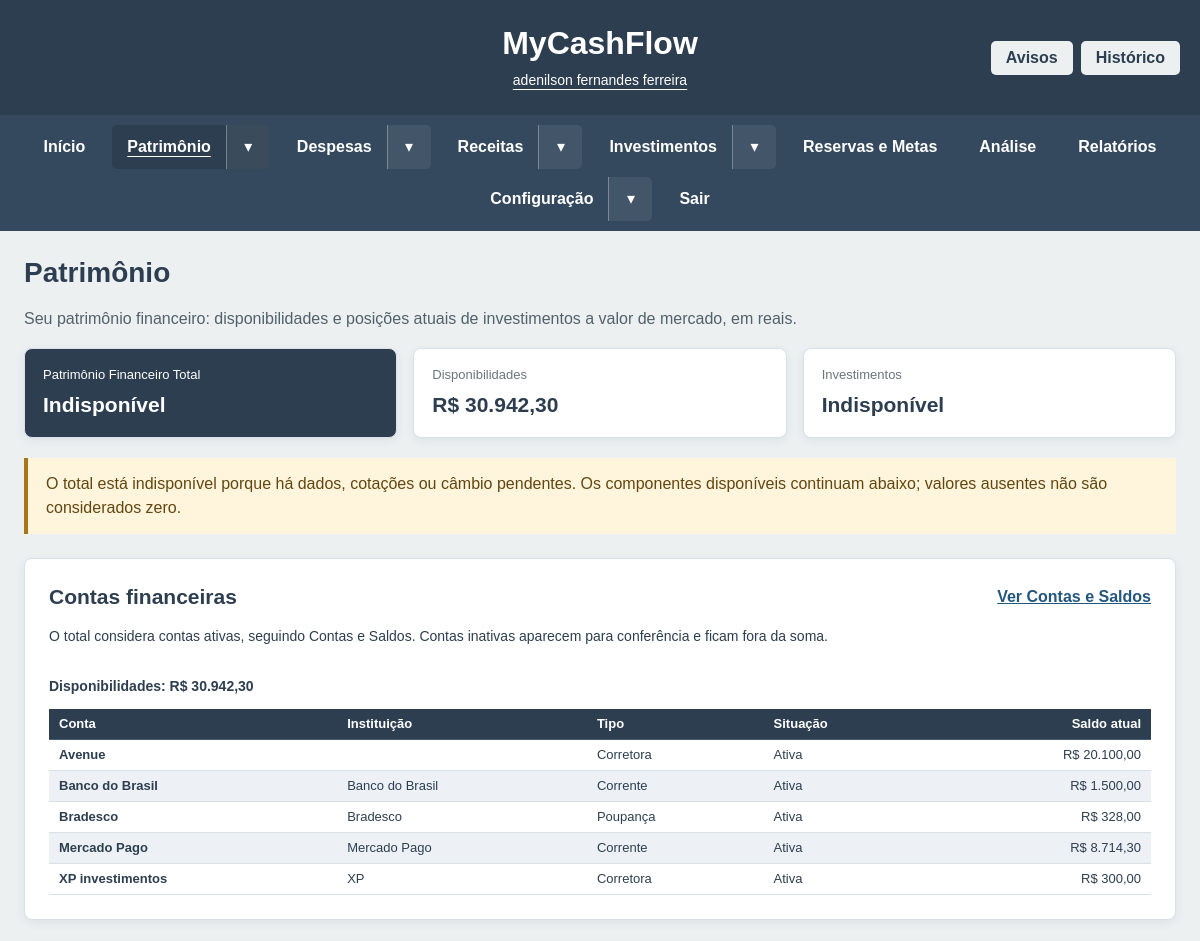
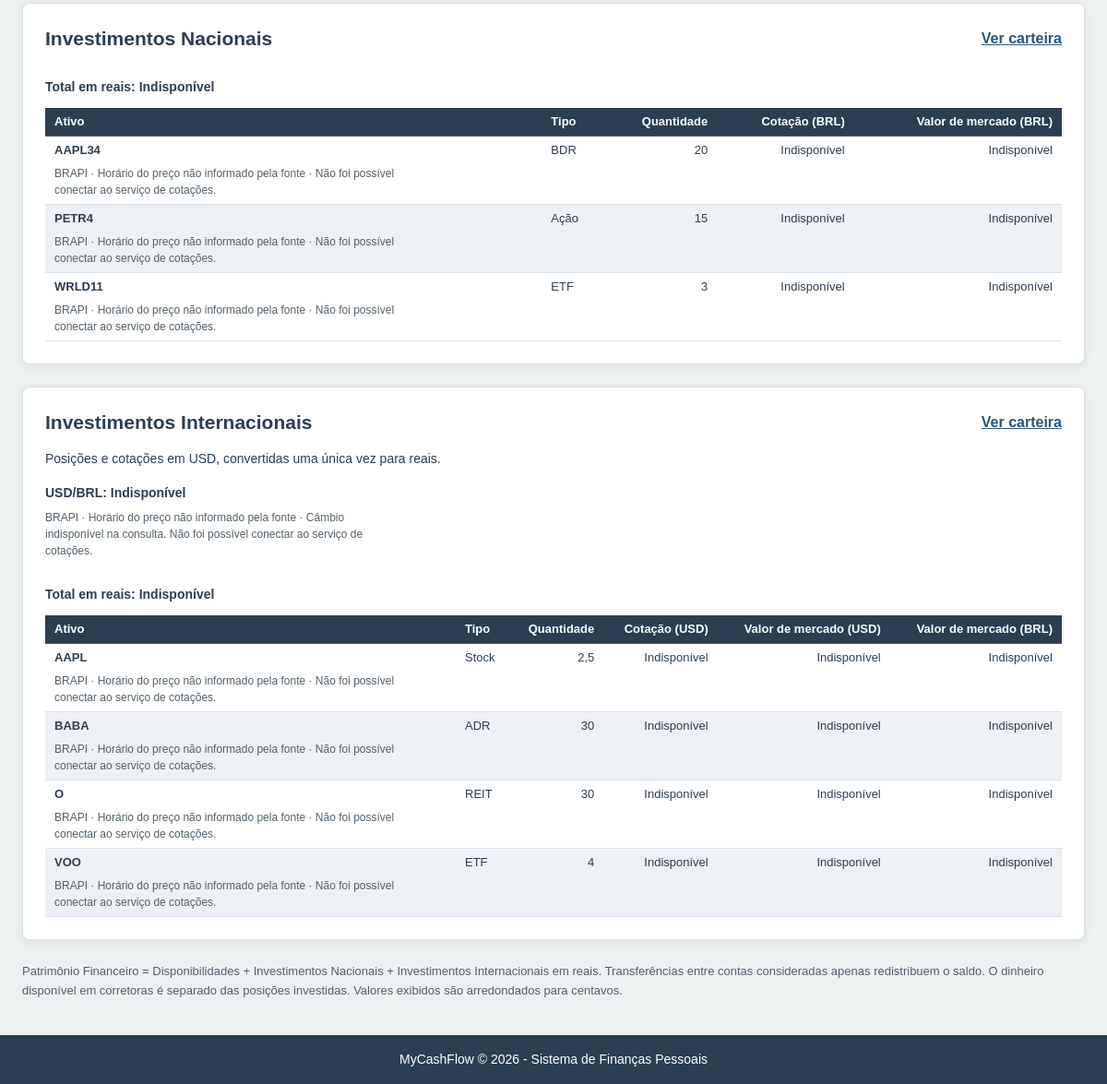
/views/patrimonio.php (signed in), run on the app's committed database (2 pictures, top to bottom).
### tables this page shows
CREATE TABLE `contas_financeiras` (
  `id` int(11) NOT NULL,
  `usuario_id` int(11) NOT NULL,
  `nome` varchar(100) NOT NULL,
  `instituicao` varchar(100) DEFAULT NULL,
  `icone` varchar(255) DEFAULT NULL,
  `tipo` enum('corrente','poupanca','carteira','corretora','outros') NOT NULL,
  `saldo_inicial` decimal(15,2) NOT NULL DEFAULT 0.00,
  `data_saldo_inicial` date NOT NULL,
  `ativa` tinyint(1) NOT NULL DEFAULT 1,
  `criado_em` timestamp NOT NULL DEFAULT current_timestamp(),
  `atualizado_em` timestamp NOT NULL DEFAULT current_timestamp() ON UPDATE current_timestamp()
);

CREATE TABLE `investimentos_nacionais` (
  `id` int(11) NOT NULL,
  `usuario_id` int(11) NOT NULL,
  `ticker` varchar(10) NOT NULL,
  `tipo_ativo` enum('acao','fii','etf','bdr') NOT NULL,
  `quantidade` int(11) NOT NULL,
  `valor_unitario` decimal(10,2) NOT NULL,
  `data` date NOT NULL,
  `valor_mercado` decimal(15,2) DEFAULT NULL,
  `logo` varchar(255) DEFAULT NULL,
  `criado_em` timestamp NOT NULL DEFAULT current_timestamp(),
  `tipo_operacao` enum('compra','venda') NOT NULL
);

CREATE TABLE `investimentos_internacionais` (
  `id` int(11) NOT NULL,
  `usuario_id` int(11) NOT NULL,
  `ticker` varchar(20) NOT NULL,
  `tipo_ativo` enum('stock','etf','reit','adr','cripto') NOT NULL,
  `quantidade` decimal(22,8) NOT NULL,
  `valor_unitario` decimal(22,8) NOT NULL,
  `valor_investido` decimal(24,8) NOT NULL,
  `data` date NOT NULL,
  `valor_mercado` decimal(22,8) DEFAULT NULL,
  `logo` varchar(500) DEFAULT NULL,
  `criado_em` timestamp NOT NULL DEFAULT current_timestamp(),
  `tipo_operacao` enum('compra','venda') NOT NULL
);

### includes/saldos_consulta.php (called while the page is built, shortened)
<?php
function saldosListarContas($conn, $usuario_id) {
$contas = [];
$stmt = $conn->prepare("
    SELECT
        cf.id,
        cf.nome,
        cf.instituicao,
        cf.icone,
        cf.tipo,
        cf.saldo_inicial,
        cf.data_saldo_inicial,
        cf.ativa,
        COUNT(mf.id) AS quantidade_movimentacoes,
        cf.saldo_inicial +
        COALESCE(
            SUM(
                CASE
                    WHEN mf.data < cf.data_saldo_inicial THEN 0
                    WHEN mf.tipo IN (
                        'entrada',
                        'transferencia_entrada'
                    ) THEN mf.valor
                    WHEN mf.tipo IN (
                        'saida',
                        'transferencia_saida'
                    ) THEN -mf.valor
                    ELSE 0
                END
            ),
            0
        ) AS saldo_atual
    FROM contas_financeiras cf
    LEFT JOIN movimentacoes_financeiras mf
        ON mf.conta_id = cf.id
        AND mf.usuario_id = cf.usuario_id
    WHERE cf.usuario_id = ?
    GROUP BY
        cf.id,
        cf.nome,
        cf.instituicao,
        cf.icone,
        cf.tipo,
        cf.saldo_inicial,
        cf.data_saldo_inicial,
        cf.ativa
    ORDER BY
        cf.ativa DESC,
        cf.nome ASC
");
$stmt->bind_param('i', $usuario_id);
$stmt->execute();
$resultado = $stmt->get_result();
while ($row = $resultado->fetch_assoc()) {
    $contas[] = $row;
}
return $contas;
}

### includes/patrimonio_calculo.php (called while the page is built, shortened)
<?php
require_once __DIR__ . '/carteiras_posicoes.php';
require_once __DIR__ . '/saldos_consulta.php';
require_once __DIR__ . '/mercado_api.php';
function patrimonioSomar($a, $b) {
    return $a === null || $b === null ? null : bcadd((string)$a, (string)$b, 24);
}
function patrimonioDisponibilidades(array $contas) {
    $total = '0';
    foreach ($contas as $conta) {
        if ((int)$conta['ativa'] === 1) {
            $total = patrimonioSomar($total, $conta['saldo_atual']);
        }
    }
    return $total;
}
function patrimonioOperacoes($conn, $usuario_id, $nacional) {
    $tabela = $nacional ? 'investimentos_nacionais' : 'investimentos_internacionais';
    $stmt = $conn->prepare("SELECT id, ticker, tipo_ativo, quantidade,
        valor_unitario, data, tipo_operacao, logo FROM $tabela
        WHERE usuario_id = ? ORDER BY data, id");
    $stmt->bind_param('i', $usuario_id);
    $stmt->execute();
    $operacoes = $stmt->get_result()->fetch_all(MYSQLI_ASSOC);
    return $operacoes;
}
function patrimonioAvaliar(array $posicoes, array $cotacoes, $nacional, $cambio = null) {
    $total = '0';
    foreach ($posicoes as &$p) {
        $p['api'] = $cotacoes[$p['ticker'].'|'.$p['tipo_ativo']] ?? (($p['tipo_ativo']??'')==='cripto' ? null : ($cotacoes[$p['ticker']] ?? null));
        $preco = $p['api']['price'] ?? null;
        $p['valor_origem'] = $preco === null ? null
            : bcmul((string)$preco, (string)$p['quantidade_total'], 24);
        $p['valor_brl'] = $nacional ? $p['valor_origem']
            : ($p['valor_origem'] === null || $cambio === null ? null
                : bcmul($p['valor_origem'], (string)$cambio, 24));
        $total = patrimonioSomar($total, $p['valor_brl']);
    }
    return ['posicoes' => $posicoes, 'total' => $total];
}
function patrimonioCarteira($conn, $usuario_id, $nacional, $api) {
    $operacoes = patrimonioOperacoes($conn, $usuario_id, $nacional);
    $posicoes = $nacional ? acoesConsolidar($operacoes) : internacionalConsolidar($operacoes);
    $cotacoes = [];
    $cambio = null;
    if ($posicoes) {
        $cotacoes = mercadoCotacoesPosicoes($posicoes, $nacional ? 'BRL' : 'USD', $api);
        if (!$nacional) {
            $cambio = $api->fx()['USD'] ?? null;
        }
    }
    $resultado = patrimonioAvaliar($posicoes, $cotacoes, $nacional, $cambio['price'] ?? null);
    $resultado['cambio'] = $cambio;
    return $resultado;
}

### includes/mercado_api.php (called while the page is built, shortened)
<?php
function mercadoLegenda($q) {
    $parts=[$q['source']];
    if ($q['market_time']) $parts[]='Preço de '.(new DateTimeImmutable('@'.$q['market_time']))
        ->setTimezone(new DateTimeZone('America/Sao_Paulo'))->format('d/m/Y H:i').' (Brasília)';
    else $parts[]='Horário do preço não informado pela fonte';
    if ($q['price']===null) $parts[]=$q['error'] ?: 'Preço indisponível';
    elseif ($q['stale']) $parts[]='Última consulta disponível; atualização pendente';
    return implode(' · ',$parts);
}

### includes/carteiras_posicoes.php (called while the page is built, shortened)
<?php
function internacionalQuantidade($v) {
    $v = (string)$v;
    if (strpos($v, '.') !== false) {
        $v = rtrim(rtrim($v, '0'), '.');
    }
    return str_replace('.', ',', $v);
}

### views/patrimonio.php (the view, shortened to what this page needs)
<?php
$usuario_id = filter_var($_SESSION['usuario_id'] ?? null, FILTER_VALIDATE_INT,
    ['options' => ['min_range' => 1]]);
require_once __DIR__ . '/../config.php';
require_once __DIR__ . '/../includes/mercado_api.php';
require_once __DIR__ . '/../includes/patrimonio_calculo.php';
function patrimonioEscape($valor) {
    return htmlspecialchars((string)$valor, ENT_QUOTES | ENT_SUBSTITUTE, 'UTF-8');
}
function patrimonioMoeda($valor, $moeda = 'R$') {
    return $valor === null ? 'Indisponível' : $moeda . ' ' . number_format((float)$valor, 2, ',', '.');
}
$contas = [];
$disponibilidades = null;
$investimentos = null;
$total = null;
$erros = [];
$carteiras = [
    ['titulo' => 'Investimentos Nacionais', 'url' => 'investimentos_nacionais.php', 'nacional' => true],
    ['titulo' => 'Investimentos Internacionais', 'url' => 'investimentos_internacionais.php', 'nacional' => false]
];
if (!extension_loaded('bcmath')) {
    $erros[] = 'Ative a extensão BCMath do PHP, já utilizada pela carteira internacional, para calcular o patrimônio.';
} else {
    try {
        $contas = saldosListarContas($conn, $usuario_id);
        $disponibilidades = patrimonioDisponibilidades($contas);
    } catch (Throwable $e) {
        $erros[] = 'Não foi possível carregar os saldos das contas financeiras.';
    }
    foreach ($carteiras as &$carteira) {
        try {
            $carteira = array_replace($carteira,
                patrimonioCarteira($conn, $usuario_id, $carteira['nacional'], mercadoApi()));
        } catch (Throwable $e) {
            $carteira['erro'] = $e instanceof DomainException
                ? mcfMensagemErro($e) . ' Confira o histórico da carteira.'
                : 'Não foi possível carregar esta carteira.';
            $erros[] = $carteira['titulo'] . ': ' . $carteira['erro'];
        }
    }
    $investimentos = patrimonioSomar($carteiras[0]['total'], $carteiras[1]['total']);
    $total = patrimonioSomar($disponibilidades, $investimentos);
}
$tipos = ['corrente' => 'Corrente', 'poupanca' => 'Poupança', 'carteira' => 'Carteira',
    'corretora' => 'Corretora', 'outros' => 'Outros', 'acao' => 'Ação', 'fii' => 'FII',
    'etf' => 'ETF', 'bdr' => 'BDR', 'stock' => 'Stock', 'reit' => 'REIT', 'adr' => 'ADR'];
include __DIR__ . '/../includes/header.php';
include __DIR__ . '/../includes/menu.php';
?>
<main class="patrimonio-layout">
    <h1 class="mcf-page-title">Patrimônio</h1>
    <p class="patrimonio-intro">Seu patrimônio financeiro: disponibilidades e posições atuais de investimentos a valor de mercado, em reais.</p>
    <div class="patrimonio-resumo">
        <section class="patrimonio-destaque"><h2>Patrimônio Financeiro Total</h2><strong><?= patrimonioMoeda($total) ?></strong></section>
        <section><h2>Disponibilidades</h2><strong><?= patrimonioMoeda($disponibilidades) ?></strong></section>
        <section><h2>Investimentos</h2><strong><?= patrimonioMoeda($investimentos) ?></strong></section>
    </div>
    <?php if ($total === null): ?>
        <div class="patrimonio-aviso" role="status">O total está indisponível porque há dados, cotações ou câmbio pendentes. Os componentes disponíveis continuam abaixo; valores ausentes não são considerados zero.</div>
    <?php endif; ?>
    <section class="patrimonio-secao" aria-labelledby="contas-titulo">
        <div class="patrimonio-secao-topo"><h2 id="contas-titulo">Contas financeiras</h2><a href="saldos.php">Ver Contas e Saldos</a></div>
        <p>O total considera contas ativas, seguindo Contas e Saldos. Contas inativas aparecem para conferência e ficam fora da soma.</p>
        <div class="patrimonio-tabela" tabindex="0" role="region" aria-label="Saldos por conta">
            <table><caption>Disponibilidades: <?= patrimonioMoeda($disponibilidades) ?></caption>
                <thead><tr><th scope="col">Conta</th><th scope="col">Instituição</th><th scope="col">Tipo</th><th scope="col">Situação</th><th scope="col" class="numero">Saldo atual</th></tr></thead>
                <tbody>
                <?php foreach ($contas as $conta): ?>
                    <tr><th scope="row"><?= patrimonioEscape($conta['nome']) ?></th><td><?= patrimonioEscape($conta['instituicao']) ?></td><td><?= patrimonioEscape($tipos[$conta['tipo']] ?? $conta['tipo']) ?></td><td><?= (int)$conta['ativa'] === 1 ? 'Ativa' : 'Inativa · fora do total' ?></td><td class="numero"><?= patrimonioMoeda($conta['saldo_atual']) ?></td></tr>
                <?php endforeach; ?>
                </tbody>
            </table>
        </div>
    </section>
    <?php foreach ($carteiras as $indice => $carteira): ?>
    <section class="patrimonio-secao" aria-labelledby="carteira-<?= $indice ?>">
        <div class="patrimonio-secao-topo"><h2 id="carteira-<?= $indice ?>"><?= $carteira['titulo'] ?></h2><a href="<?= $carteira['url'] ?>">Ver carteira</a></div>
        <?php if (!$carteira['nacional']): ?>
            <p>Posições e cotações em USD, convertidas uma única vez para reais.</p>
            <?php if ($carteira['cambio']): ?>
                <p><strong>USD/BRL: <?= $carteira['cambio']['price'] === null ? 'Indisponível' : 'R$ ' . number_format((float)$carteira['cambio']['price'], 4, ',', '.') ?></strong><small><?= patrimonioEscape(mercadoLegenda($carteira['cambio'])) ?></small></p>
            <?php elseif (!$carteira['posicoes'] && $carteira['total'] !== null): ?>
                <p>Sem posição internacional; não é necessário câmbio.</p>
            <?php endif; ?>
        <?php endif; ?>
        <div class="patrimonio-tabela" tabindex="0" role="region" aria-label="<?= $carteira['titulo'] ?>">
            <table><caption>Total em reais: <?= patrimonioMoeda($carteira['total']) ?></caption>
                <thead><tr><th scope="col">Ativo</th><th scope="col">Tipo</th><th scope="col" class="numero">Quantidade</th><th scope="col" class="numero">Cotação (<?= $carteira['nacional'] ? 'BRL' : 'USD' ?>)</th><?php if (!$carteira['nacional']): ?><th scope="col" class="numero">Valor de mercado (USD)</th><?php endif; ?><th scope="col" class="numero">Valor de mercado (BRL)</th></tr></thead>
                <tbody>
                <?php foreach ($carteira['posicoes'] as $p): ?>
                    <tr><th scope="row"><?= patrimonioEscape($p['ticker']) ?><small><?= patrimonioEscape(mercadoLegenda($p['api'])) ?></small></th><td><?= patrimonioEscape($tipos[$p['tipo_ativo']] ?? $p['tipo_ativo']) ?></td><td class="numero"><?= patrimonioEscape(internacionalQuantidade($p['quantidade_total'])) ?></td><td class="numero"><?= patrimonioMoeda($p['api']['price'] ?? null, $carteira['nacional'] ? 'R$' : 'US$') ?></td><?php if (!$carteira['nacional']): ?><td class="numero"><?= patrimonioMoeda($p['valor_origem'], 'US$') ?></td><?php endif; ?><td class="numero"><?= patrimonioMoeda($p['valor_brl']) ?></td></tr>
                <?php endforeach; ?>
                </tbody>
            </table>
        </div>
    </section>
    <?php endforeach; ?>
    <p class="patrimonio-nota">Patrimônio Financeiro = Disponibilidades + Investimentos Nacionais + Investimentos Internacionais em reais. Transferências entre contas consideradas apenas redistribuem o saldo. O dinheiro disponível em corretoras é separado das posições investidas. Valores exibidos são arredondados para centavos.</p>
</main>
<?php include __DIR__ . '/../includes/footer.php'; ?>

### data on the page
contas_financeiras: nome "Avenue", tipo "Corretora", ativa "Ativa", saldo_atual "R$ 20.100,00"
contas_financeiras: nome "Banco do Brasil", instituicao "Banco do Brasil", tipo "Corrente", ativa "Ativa", saldo_atual "R$ 1.500,00"
contas_financeiras: nome "Bradesco", instituicao "Bradesco", tipo "Poupança", ativa "Ativa", saldo_atual "R$ 328,00"
contas_financeiras: nome "Mercado Pago", instituicao "Mercado Pago", tipo "Corrente", ativa "Ativa", saldo_atual "R$ 8.714,30"
contas_financeiras: nome "XP investimentos", instituicao "XP", tipo "Corretora", ativa "Ativa", saldo_atual "R$ 300,00"
investimentos_nacionais: ticker "AAPL34", api "BRAPI · Horário do preço não informado pela fonte · Não foi possível conectar ao serviço de cotações.", tipo_ativo "BDR", quantidade "20", nacional "Indisponível", valor_brl "Indisponível"
investimentos_nacionais: ticker "WRLD11", api "BRAPI · Horário do preço não informado pela fonte · Não foi possível conectar ao serviço de cotações.", tipo_ativo "ETF", quantidade "3", nacional "Indisponível", valor_brl "Indisponível"
investimentos_internacionais: ticker "BABA", api "BRAPI · Horário do preço não informado pela fonte · Não foi possível conectar ao serviço de cotações.", tipo_ativo "ADR", quantidade "30", nacional "Indisponível", valor_origem "Indisponível", valor_brl "Indisponível"
investimentos_internacionais: ticker "O", api "BRAPI · Horário do preço não informado pela fonte · Não foi possível conectar ao serviço de cotações.", tipo_ativo "REIT", quantidade "30", nacional "Indisponível", valor_origem "Indisponível", valor_brl "Indisponível"
investimentos_internacionais: ticker "VOO", api "BRAPI · Horário do preço não informado pela fonte · Não foi possível conectar ao serviço de cotações.", tipo_ativo "ETF", quantidade "4", nacional "Indisponível", valor_origem "Indisponível", valor_brl "Indisponível"

### other printed values
mcfRotuloUsuario() "adenilson fernandes ferreira"
$menuEscape($menuRotulo) "Início"
$menuEscape($menuRotulo) "Patrimônio"
$menuEscape($menuRotulo) "Despesas"
$menuEscape($menuRotulo) "Receitas"
$menuEscape($menuRotulo) "Investimentos"
$menuEscape($menuRotulo) "Reservas e Metas"
$menuEscape($menuRotulo) "Análise"
$menuEscape($menuRotulo) "Relatórios"
$menuEscape($menuRotulo) "Configuração"
$menuEscape($menuRotulo) "Sair"
patrimonioMoeda($total) "Indisponível"
patrimonioMoeda($disponibilidades) "R$ 30.942,30"
patrimonioMoeda($investimentos) "Indisponível"
$carteira['titulo'] "Investimentos Nacionais"
